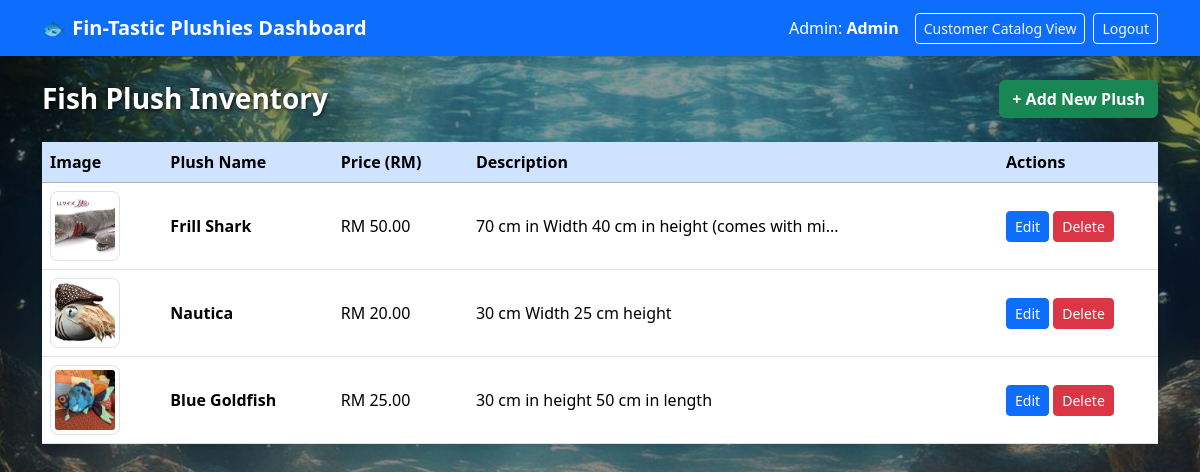
The app's page /view_products.php (signed in) with its own data.
### tables this page shows
CREATE TABLE `products` (
  `id` int(11) NOT NULL,
  `product_name` varchar(255) NOT NULL,
  `price` decimal(10,2) NOT NULL,
  `description` text DEFAULT NULL,
  `image_path` varchar(255) NOT NULL
);

### view_products.php (the view, shortened to what this page needs)
<?php
require_once "db.php";
$sql = "SELECT * FROM products ORDER BY id DESC";
$result = mysqli_query($conn, $sql);
?>
<!DOCTYPE html>
<html lang="en">
<head>
    <link href="https://cdn.jsdelivr.net/npm/bootstrap@5.3.3/dist/css/bootstrap.min.css" rel="stylesheet">
</head>
<body>
<nav class="navbar navbar-expand-lg navbar-dark bg-primary shadow-sm mb-4">
    <div class="container">
        <a class="navbar-brand fw-bold" href="view_products.php">🐟 Fin-Tastic Plushies Dashboard</a>
        <div class="d-flex align-items-center">
            <span class="text-white me-3">Admin: <strong><?= htmlspecialchars($_SESSION['username']) ?></strong></span>
            <a href="catalog.php" class="btn btn-outline-light btn-sm me-2">Customer Catalog View</a>
            <a href="logout.php" class="btn btn-outline-light btn-sm">Logout</a>
        </div>
    </div>
</nav>
<div class="container mb-5">
    <div class="d-flex justify-content-between align-items-center mb-4">
        <h3 class="fw-bold mb-0 text-white" style="text-shadow: 1px 1px 4px rgba(0,0,0,0.8);">Fish Plush Inventory</h3>
        <a href="add_product.php" class="btn btn-success fw-bold">+ Add New Plush</a>
    </div>
    <div class="card shadow-sm border-0 rounded-3">
        <div class="card-body p-0">
            <div class="table-responsive">
                <table class="table table-hover align-middle mb-0">
                    <thead class="table-primary">
                        <tr>
                            <th>Image</th>
                            <th>Plush Name</th>
                            <th>Price (RM)</th>
                            <th>Description</th>
                            <th style="width: 160px;">Actions</th>
                        </tr>
                    </thead>
                    <tbody>
                        <?php if (mysqli_num_rows($result) > 0): ?>
                            <?php while ($row = mysqli_fetch_assoc($result)): ?>
                                <tr>
                                    <td>
                                        <?php if (!empty($row['image_path']) && file_exists($row['image_path'])): ?>
                                            <img src="<?= htmlspecialchars($row['image_path']) ?>" class="plush-thumb img-thumbnail" alt="Fish Plush" onclick="showModal('<?= htmlspecialchars($row['image_path']) ?>', '<?= htmlspecialchars(addslashes($row['product_name'])) ?>')">
                                        <?php else: ?>
                                            <span class="text-muted small">No Image</span>
                                        <?php endif; ?>
                                    </td>
                                    <td class="fw-bold"><?= htmlspecialchars($row['product_name']) ?></td>
                                    <td>RM <?= number_format((float)$row['price'], 2) ?></td>
                                    <td><?= htmlspecialchars(mb_strimwidth($row['description'] ?? '', 0, 50, '...')) ?></td>
                                    <td>
                                        <a href="edit_product.php?id=<?= (int)$row['id'] ?>" class="btn btn-sm btn-primary">Edit</a>
                                        <a href="delete_product.php?id=<?= (int)$row['id'] ?>" class="btn btn-sm btn-danger" onclick="return confirm('Are you sure you want to delete this fish plush? Physical photo will be permanently removed.')">Delete</a>
                                    </td>
                                </tr>
                            <?php endwhile; ?>
                        <?php else: ?>
                            <tr>
                                <td colspan="5" class="text-center py-4 text-muted">No fish plush products found in inventory.</td>
                            </tr>
                        <?php endif; ?>
                    </tbody>
                </table>
            </div>
        </div>
    </div>
</div>
</body>
</html>

### view_products.php (style rules this page uses)
body { background-image: linear-gradient(rgba(0, 0, 0, 0.4), rgba(0, 0, 0, 0.4)), url('product_images/underwater_bg.jpg'); background-size: cover; background-position: center; background-attachment: fixed; }
.plush-thumb { width: 70px; height: 70px; object-fit: cover; border-radius: 8px; cursor: pointer; }
.card, .table-responsive { background-color: rgba(255, 255, 255, 0.95) !important; backdrop-filter: blur(5px); }

### records on screen
products: image_path (picture), product_name "Frill Shark", price "50.00", description "70 cm in Width 40 cm in height (comes with mi..."
products: image_path (picture), product_name "Nautica", price "20.00", description "30 cm Width 25 cm height"
products: image_path (picture), product_name "Blue Goldfish", price "25.00", description "30 cm in height 50 cm in length"

### other values on screen
$_SESSION['username'] "Admin"
